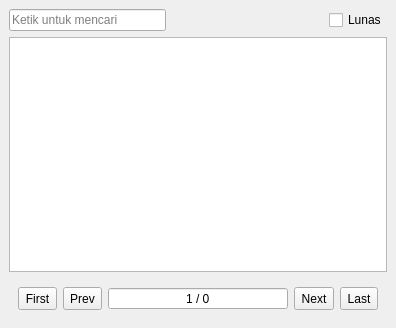
<?xml version="1.0" encoding="UTF-8"?>
<ui version="4.0">
 <class>CustomersOrderDockWidget</class>
 <widget class="QDockWidget" name="CustomersOrderDockWidget">
  <property name="geometry">
   <rect>
    <x>0</x>
    <y>0</y>
    <width>396</width>
    <height>328</height>
   </rect>
  </property>
  <property name="windowTitle">
   <string>Order Konsumen</string>
  </property>
  <widget class="QWidget" name="dockWidgetContents">
   <layout class="QVBoxLayout" name="verticalLayout">
    <item>
     <layout class="QHBoxLayout" name="horizontalLayout_2">
      <item>
       <widget class="QLineEdit" name="lineEdit">
        <property name="minimumSize">
         <size>
          <width>141</width>
          <height>0</height>
         </size>
        </property>
        <property name="text">
         <string/>
        </property>
        <property name="placeholderText">
         <string>Ketik untuk mencari</string>
        </property>
       </widget>
      </item>
      <item>
       <spacer name="horizontalSpacer">
        <property name="orientation">
         <enum>Qt::Horizontal</enum>
        </property>
        <property name="sizeHint" stdset="0">
         <size>
          <width>40</width>
          <height>20</height>
         </size>
        </property>
       </spacer>
      </item>
      <item>
       <widget class="QCheckBox" name="checkBox">
        <property name="toolTip">
         <string>Sertakan Order Lunas</string>
        </property>
        <property name="text">
         <string>Lunas</string>
        </property>
       </widget>
      </item>
     </layout>
    </item>
    <item>
     <widget class="QTableView" name="tableView">
      <property name="contextMenuPolicy">
       <enum>Qt::ActionsContextMenu</enum>
      </property>
      <property name="selectionMode">
       <enum>QAbstractItemView::SingleSelection</enum>
      </property>
      <property name="selectionBehavior">
       <enum>QAbstractItemView::SelectRows</enum>
      </property>
      <property name="verticalScrollMode">
       <enum>QAbstractItemView::ScrollPerPixel</enum>
      </property>
      <property name="horizontalScrollMode">
       <enum>QAbstractItemView::ScrollPerPixel</enum>
      </property>
      <property name="sortingEnabled">
       <bool>true</bool>
      </property>
      <attribute name="horizontalHeaderShowSortIndicator" stdset="0">
       <bool>true</bool>
      </attribute>
      <attribute name="horizontalHeaderStretchLastSection">
       <bool>true</bool>
      </attribute>
      <attribute name="verticalHeaderVisible">
       <bool>false</bool>
      </attribute>
      <attribute name="verticalHeaderMinimumSectionSize">
       <number>15</number>
      </attribute>
      <attribute name="verticalHeaderDefaultSectionSize">
       <number>16</number>
      </attribute>
     </widget>
    </item>
    <item>
     <widget class="QWidget" name="navPaging" native="true">
      <layout class="QHBoxLayout" name="horizontalLayout">
       <item>
        <widget class="QToolButton" name="firstButton">
         <property name="minimumSize">
          <size>
           <width>0</width>
           <height>23</height>
          </size>
         </property>
         <property name="text">
          <string>First</string>
         </property>
        </widget>
       </item>
       <item>
        <widget class="QToolButton" name="prevButton">
         <property name="minimumSize">
          <size>
           <width>0</width>
           <height>23</height>
          </size>
         </property>
         <property name="text">
          <string>Prev</string>
         </property>
        </widget>
       </item>
       <item>
        <widget class="QSpinBox" name="spinBox">
         <property name="alignment">
          <set>Qt::AlignCenter</set>
         </property>
         <property name="buttonSymbols">
          <enum>QAbstractSpinBox::NoButtons</enum>
         </property>
         <property name="suffix">
          <string> / 0</string>
         </property>
         <property name="minimum">
          <number>1</number>
         </property>
         <property name="maximum">
          <number>1000</number>
         </property>
        </widget>
       </item>
       <item>
        <widget class="QToolButton" name="nextButton">
         <property name="minimumSize">
          <size>
           <width>0</width>
           <height>23</height>
          </size>
         </property>
         <property name="text">
          <string>Next</string>
         </property>
        </widget>
       </item>
       <item>
        <widget class="QToolButton" name="lastButton">
         <property name="minimumSize">
          <size>
           <width>0</width>
           <height>23</height>
          </size>
         </property>
         <property name="text">
          <string>Last</string>
         </property>
        </widget>
       </item>
      </layout>
     </widget>
    </item>
   </layout>
  </widget>
  <action name="actionEditOrder">
   <property name="text">
    <string>Edit</string>
   </property>
  </action>
  <action name="actionView">
   <property name="text">
    <string>Lihat</string>
   </property>
  </action>
  <action name="actionHapusOrder">
   <property name="text">
    <string>Hapus</string>
   </property>
  </action>
 </widget>
 <resources/>
 <connections/>
</ui>
